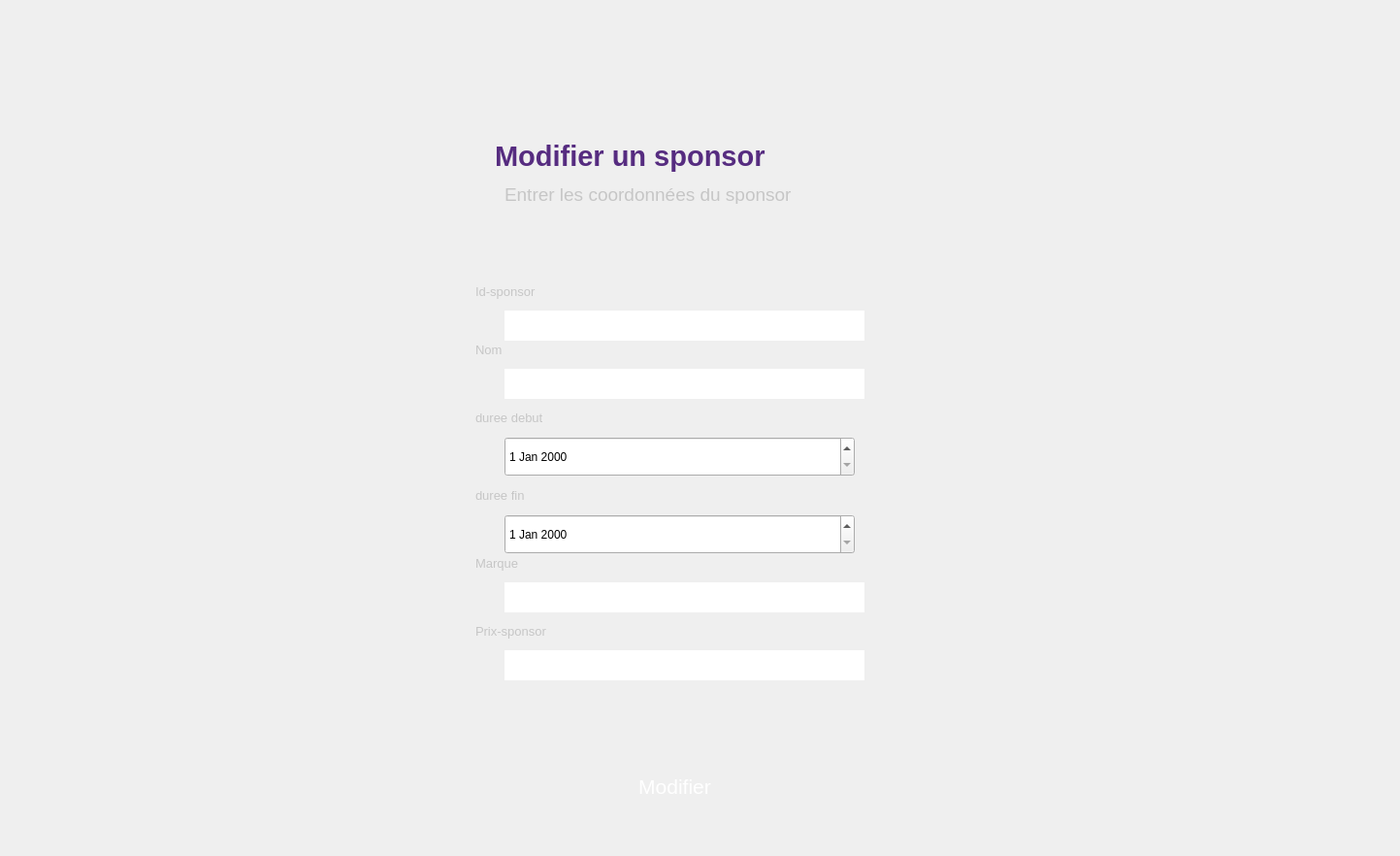
<?xml version="1.0" encoding="UTF-8"?>
<ui version="4.0">
 <class>updatespon</class>
 <widget class="QDialog" name="updatespon">
  <property name="geometry">
   <rect>
    <x>0</x>
    <y>0</y>
    <width>1443</width>
    <height>882</height>
   </rect>
  </property>
  <property name="windowTitle">
   <string>Dialog</string>
  </property>
  <property name="styleSheet">
   <string notr="true">background:url(&quot;C:/Users/ASUS/Desktop/QT_projet/backkk.png&quot;);</string>
  </property>
  <widget class="QLineEdit" name="nom">
   <property name="geometry">
    <rect>
     <x>520</x>
     <y>380</y>
     <width>371</width>
     <height>31</height>
    </rect>
   </property>
   <property name="maximumSize">
    <size>
     <width>371</width>
     <height>31</height>
    </size>
   </property>
   <property name="styleSheet">
    <string notr="true">border-image:url(&quot;C:/Users/ASUS/Desktop/QT_projet//Solid_white.png&quot;);
border:2px;</string>
   </property>
  </widget>
  <widget class="QLabel" name="label_20">
   <property name="geometry">
    <rect>
     <x>490</x>
     <y>640</y>
     <width>131</width>
     <height>21</height>
    </rect>
   </property>
   <property name="font">
    <font>
     <family>MS Shell Dlg 2</family>
     <pointsize>10</pointsize>
     <weight>50</weight>
     <bold>false</bold>
    </font>
   </property>
   <property name="styleSheet">
    <string notr="true">border-image:url(&quot;C:/Users/ASUS/Desktop/QT_projet//Solid_white.png&quot;);
color: rgb(198, 198, 198);</string>
   </property>
   <property name="text">
    <string>Prix-sponsor</string>
   </property>
   <property name="scaledContents">
    <bool>false</bool>
   </property>
  </widget>
  <widget class="QLabel" name="label_19">
   <property name="geometry">
    <rect>
     <x>490</x>
     <y>420</y>
     <width>131</width>
     <height>21</height>
    </rect>
   </property>
   <property name="font">
    <font>
     <family>MS Shell Dlg 2</family>
     <pointsize>10</pointsize>
     <weight>50</weight>
     <bold>false</bold>
    </font>
   </property>
   <property name="styleSheet">
    <string notr="true">border-image:url(&quot;C:/Users/ASUS/Desktop/QT_projet//Solid_white.png&quot;);
color: rgb(198, 198, 198);</string>
   </property>
   <property name="text">
    <string>duree debut</string>
   </property>
   <property name="scaledContents">
    <bool>false</bool>
   </property>
  </widget>
  <widget class="QLabel" name="label_18">
   <property name="geometry">
    <rect>
     <x>490</x>
     <y>500</y>
     <width>131</width>
     <height>21</height>
    </rect>
   </property>
   <property name="font">
    <font>
     <family>MS Shell Dlg 2</family>
     <pointsize>10</pointsize>
     <weight>50</weight>
     <bold>false</bold>
    </font>
   </property>
   <property name="styleSheet">
    <string notr="true">border-image:url(&quot;C:/Users/ASUS/Desktop/QT_projet//Solid_white.png&quot;);
color: rgb(198, 198, 198);</string>
   </property>
   <property name="text">
    <string>duree fin</string>
   </property>
   <property name="scaledContents">
    <bool>false</bool>
   </property>
  </widget>
  <widget class="QLabel" name="label_17">
   <property name="geometry">
    <rect>
     <x>490</x>
     <y>570</y>
     <width>131</width>
     <height>21</height>
    </rect>
   </property>
   <property name="font">
    <font>
     <family>MS Shell Dlg 2</family>
     <pointsize>10</pointsize>
     <weight>50</weight>
     <bold>false</bold>
    </font>
   </property>
   <property name="styleSheet">
    <string notr="true">border-image:url(&quot;C:/Users/ASUS/Desktop/QT_projet//Solid_white.png&quot;);
color: rgb(198, 198, 198);</string>
   </property>
   <property name="text">
    <string>Marque</string>
   </property>
   <property name="scaledContents">
    <bool>false</bool>
   </property>
  </widget>
  <widget class="QLabel" name="label_2">
   <property name="geometry">
    <rect>
     <x>510</x>
     <y>30</y>
     <width>351</width>
     <height>91</height>
    </rect>
   </property>
   <property name="styleSheet">
    <string notr="true">
background:url(&quot;C:/Users/ASUS/Desktop/QT_projet/Tv_tally_mtarfeskhir 1.png&quot;);</string>
   </property>
   <property name="text">
    <string/>
   </property>
  </widget>
  <widget class="QLabel" name="label">
   <property name="geometry">
    <rect>
     <x>400</x>
     <y>30</y>
     <width>581</width>
     <height>831</height>
    </rect>
   </property>
   <property name="font">
    <font>
     <pointsize>12</pointsize>
    </font>
   </property>
   <property name="styleSheet">
    <string notr="true"> 
border: none;
border-radius:45px;
border-image:url(&quot;C:/Users/ASUS/Desktop/QT_projet//Solid_white.png&quot;);</string>
   </property>
   <property name="text">
    <string/>
   </property>
  </widget>
  <widget class="QLineEdit" name="id1">
   <property name="geometry">
    <rect>
     <x>520</x>
     <y>320</y>
     <width>371</width>
     <height>31</height>
    </rect>
   </property>
   <property name="minimumSize">
    <size>
     <width>371</width>
     <height>0</height>
    </size>
   </property>
   <property name="maximumSize">
    <size>
     <width>371</width>
     <height>31</height>
    </size>
   </property>
   <property name="styleSheet">
    <string notr="true">border-image:url(&quot;C:/Users/ASUS/Desktop/QT_projet//Solid_white.png&quot;);
border:2px;</string>
   </property>
  </widget>
  <widget class="QGroupBox" name="groupBox">
   <property name="geometry">
    <rect>
     <x>470</x>
     <y>240</y>
     <width>461</width>
     <height>511</height>
    </rect>
   </property>
   <property name="styleSheet">
    <string notr="true">background:url(&quot;C:/Users/ASUS/Desktop/QT_projet/Solid_white.png&quot;);
border:none;</string>
   </property>
   <property name="title">
    <string/>
   </property>
  </widget>
  <widget class="QLabel" name="label_15">
   <property name="geometry">
    <rect>
     <x>490</x>
     <y>290</y>
     <width>121</width>
     <height>21</height>
    </rect>
   </property>
   <property name="maximumSize">
    <size>
     <width>140</width>
     <height>21</height>
    </size>
   </property>
   <property name="font">
    <font>
     <family>MS Shell Dlg 2</family>
     <pointsize>10</pointsize>
     <weight>50</weight>
     <bold>false</bold>
    </font>
   </property>
   <property name="styleSheet">
    <string notr="true">color: rgb(198, 198, 198);
border-image:url(&quot;C:/Users/ASUS/Desktop/QT_projet//Solid_white.png&quot;);</string>
   </property>
   <property name="text">
    <string>Id-sponsor</string>
   </property>
   <property name="scaledContents">
    <bool>false</bool>
   </property>
  </widget>
  <widget class="QDateEdit" name="date1">
   <property name="geometry">
    <rect>
     <x>520</x>
     <y>450</y>
     <width>361</width>
     <height>41</height>
    </rect>
   </property>
  </widget>
  <widget class="QLineEdit" name="marq">
   <property name="geometry">
    <rect>
     <x>520</x>
     <y>600</y>
     <width>371</width>
     <height>31</height>
    </rect>
   </property>
   <property name="styleSheet">
    <string notr="true">border-image:url(&quot;C:/Users/ASUS/Desktop/QT_projet//Solid_white.png&quot;);
border:2px;</string>
   </property>
  </widget>
  <widget class="QLabel" name="label_16">
   <property name="geometry">
    <rect>
     <x>490</x>
     <y>350</y>
     <width>51</width>
     <height>21</height>
    </rect>
   </property>
   <property name="maximumSize">
    <size>
     <width>131</width>
     <height>21</height>
    </size>
   </property>
   <property name="font">
    <font>
     <family>MS Shell Dlg 2</family>
     <pointsize>10</pointsize>
     <weight>50</weight>
     <bold>false</bold>
    </font>
   </property>
   <property name="styleSheet">
    <string notr="true">color: rgb(198, 198, 198);
border-image:url(&quot;C:/Users/ASUS/Desktop/QT_projet//Solid_white.png&quot;);</string>
   </property>
   <property name="text">
    <string>Nom</string>
   </property>
   <property name="scaledContents">
    <bool>false</bool>
   </property>
  </widget>
  <widget class="QLabel" name="label_4">
   <property name="geometry">
    <rect>
     <x>520</x>
     <y>190</y>
     <width>351</width>
     <height>20</height>
    </rect>
   </property>
   <property name="font">
    <font>
     <pointsize>14</pointsize>
    </font>
   </property>
   <property name="styleSheet">
    <string notr="true">color: rgb(198, 198, 198);
background-image: url(:/Solid_white.png);</string>
   </property>
   <property name="text">
    <string>Entrer les coordonnées du sponsor</string>
   </property>
  </widget>
  <widget class="QLabel" name="label_3">
   <property name="geometry">
    <rect>
     <x>510</x>
     <y>140</y>
     <width>371</width>
     <height>41</height>
    </rect>
   </property>
   <property name="font">
    <font>
     <family>MS Sans Serif</family>
     <pointsize>22</pointsize>
     <weight>75</weight>
     <bold>true</bold>
    </font>
   </property>
   <property name="styleSheet">
    <string notr="true">color: rgb(86, 44, 128);
background-image: url(:/Solid_white.png);</string>
   </property>
   <property name="text">
    <string>Modifier un sponsor</string>
   </property>
  </widget>
  <widget class="QLineEdit" name="prix">
   <property name="geometry">
    <rect>
     <x>520</x>
     <y>670</y>
     <width>371</width>
     <height>31</height>
    </rect>
   </property>
   <property name="styleSheet">
    <string notr="true">border-image:url(&quot;C:/Users/ASUS/Desktop/QT_projet//Solid_white.png&quot;);
border:2px;</string>
   </property>
  </widget>
  <widget class="QDateEdit" name="date2">
   <property name="geometry">
    <rect>
     <x>520</x>
     <y>530</y>
     <width>361</width>
     <height>41</height>
    </rect>
   </property>
  </widget>
  <widget class="QPushButton" name="pushButton">
   <property name="geometry">
    <rect>
     <x>470</x>
     <y>790</y>
     <width>451</width>
     <height>41</height>
    </rect>
   </property>
   <property name="font">
    <font>
     <family>MS Shell Dlg 2</family>
     <pointsize>16</pointsize>
     <weight>50</weight>
     <italic>false</italic>
     <bold>false</bold>
    </font>
   </property>
   <property name="styleSheet">
    <string notr="true">QPushButton{
color: rgb(255, 255, 255);
font: 16pt &quot;MS Shell Dlg 2&quot;;
border-radius:10px;
border: none;
background:url(&quot;C:/Users/ASUS/Desktop/QT_projet/Rectangle 1.png&quot;);
}
QPushButton:hover{
 
	color: rgb(0, 0, 0);
	background-color: rgb(131, 131, 131);

}</string>
   </property>
   <property name="text">
    <string>Modifier</string>
   </property>
  </widget>
  <zorder>label</zorder>
  <zorder>groupBox</zorder>
  <zorder>nom</zorder>
  <zorder>label_20</zorder>
  <zorder>label_19</zorder>
  <zorder>label_18</zorder>
  <zorder>label_17</zorder>
  <zorder>label_2</zorder>
  <zorder>id1</zorder>
  <zorder>label_15</zorder>
  <zorder>date1</zorder>
  <zorder>marq</zorder>
  <zorder>label_16</zorder>
  <zorder>label_4</zorder>
  <zorder>label_3</zorder>
  <zorder>prix</zorder>
  <zorder>date2</zorder>
  <zorder>pushButton</zorder>
 </widget>
 <resources/>
 <connections/>
</ui>
